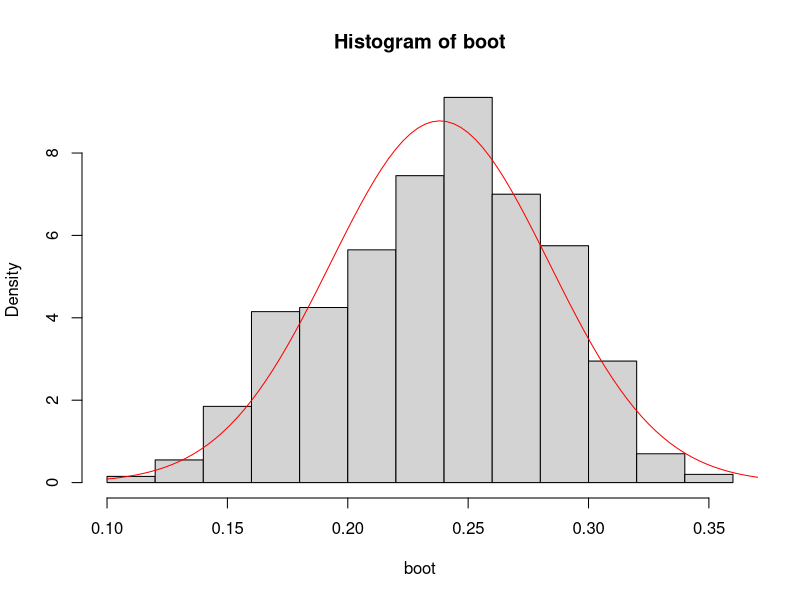
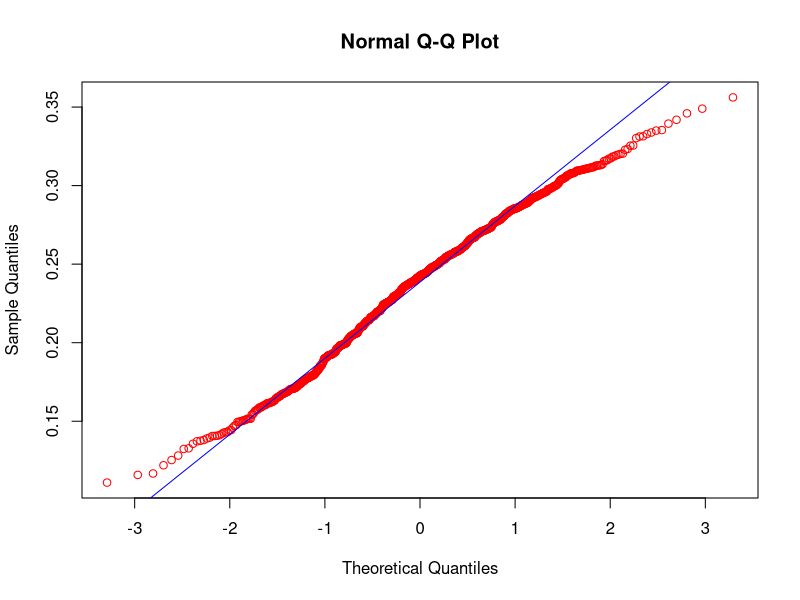
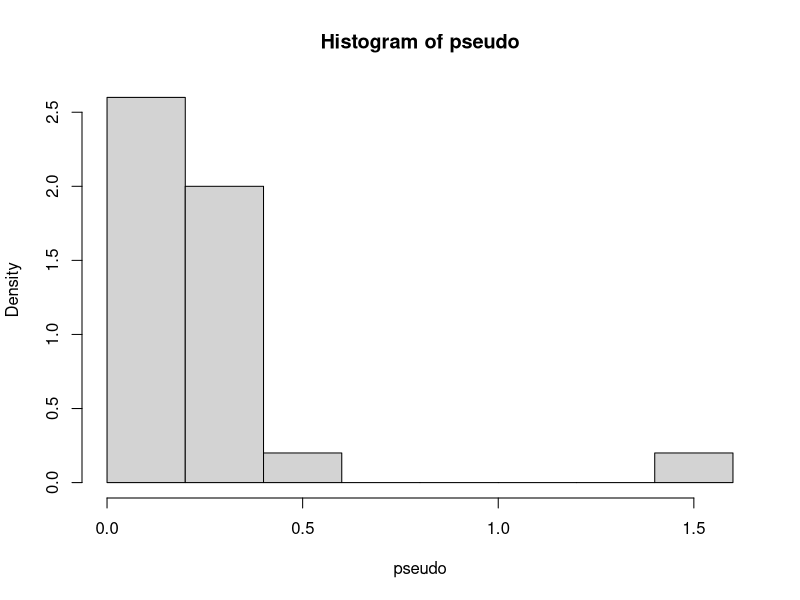

Here is the R script that generated these plots, in order:
library(ggplot2)
library(dplyr)

#TÉCNICAS DE MUESTREO Y REMUESTREO: BOOTSTRAP Y JACKNIFE

#Muestreo simple (Muestra aleatoria con reemplazo) 
#replace=TRUE: con reemplazo 
nrow(iris)
selec<-sample(1:nrow(iris),15,replace=TRUE)
muestra<-iris[selec,]
selec

muestra

alumnos<-c("GERARDO", "CALEB", "ALVARO", "MARIO", "ELISA",
           "ANDREA", "ALBERTO", "RODRIGO", "CARLOS", "DAVID",
           "ANTONIO", "JORGE", "LAURA", "GABRIELA", "VICTOR",
           "GUILLERMO", "RICARDO", "LORENA", "LILIANA")
length(alumnos)
sample(alumnos,4,replace=TRUE)

#set.seed para que nos de el mismo muestreo siempre 
#set.seed(31416)
sample(alumnos,4,replace=TRUE)

#Muestreo ponderado 
#prob: Vector de probabilidades/pesos para el muestreo ponderado
p<-c(1,2,1,2,1,2,1,1,3,1,2,1,1,3,2,1,1,5,2)
total<-sum(p)
sample(alumnos,4,replace=TRUE,prob=p/total)

#REMUESTREO: 
  
#BOOTSTRAPING
#Obtener una muestra aleatoria simple con reemplazo de tamaño n 
#Calcular el estadístico apropiado de interés para cada muestra 
#Repetir los pasos anteriores B veces de manera independiente, B es un número grande 
#Utilizar estos B resultados para calcular el estadístico y su distribución

#JACKNIFE
#Remuestreo omitiendo alguna observación 
#Se obtiene el estimador que se quiere evaluar de la muestra 
#Definir un vector tamaño n para almacenar los valores 
#Se realiza el remuestreo del conjunto de datos original eliminando una observación del conjunto 
#Repite el paso anterior para cada observación 
#Se calcula el estimador jacknife



#Ejemplo Bootstrap

#Datos 
x <-c(8.26, 6.33, 10.4, 5.27, 5.35, 5.61, 6.12, 6.19, 5.2,
      7.01, 8.74, 7.78, 7.02, 6, 6.5, 5.8, 5.12, 7.41, 6.52, 6.21,
      12.28, 5.6, 5.38, 6.6, 8.74)

#Función que calcula el coeficiente de variación 
CV<-function(x){
  sqrt(var(x))/mean(x)
}
#Estimación puntual obtenido de la muestra 
CV(x)

#Muestras bootstrap
CV(sample(x,replace=TRUE))

#Generar muchas muestras y calcular el estimador  
boot<-numeric(1000) #vector de 1000 entradas 
for (i in 1:1000){
  boot[i]<-CV(sample(x,replace=TRUE))
}

head(boot)  
mean(boot)
var(boot)
max(boot)
min(boot)

#histograma para ver si es normal 
hist(boot, freq = FALSE)
curve(dnorm(x, mean = mean(boot), sd = sqrt(var(boot))), from = 0.10, to = 0.40, col = "red", add = TRUE)

#qqplot: Comparación de una distribución normal con la de tus datos 
qqnorm(boot,col="red")
qqline(boot,col="blue")


#Intervalo de confianza 95%
quantile(boot,c(.025,.975))
linf<-CV(x)-abs(qnorm(.025))*sqrt(var(boot))
lsup<-CV(x)+abs(qnorm(.025))*sqrt(var(boot))
(ic<-c(linf,lsup))

#Corregir el sesgo 
(bias<-mean(boot)-CV(x))
CV(x)-bias
linf<-CV(x)-bias-abs(qnorm(.025))*sqrt(var(boot))
lsup<-CV(x)-bias+abs(qnorm(.025))*sqrt(var(boot))
(ic<-c(linf,lsup))


#Ejemplo Jacknife
jack <- numeric(length(x) - 1)
pseudo <- numeric(length(x))

for (i in 1:length(x)) {
  for (j in 1:length(x)) {
    if (j < i) {
      jack[j] <- x[j]
    } else if (j > i) {
      jack[j - 1] <- x[j]
    }
  }
  pseudo[i] <- length(x) * CV(x) - (length(x) - 1) * CV(jack)
}
  
pseudo  

mean(pseudo)
var(pseudo)
(varjack<-var(pseudo/length(x)))

hist(pseudo,freq=FALSE)

#CVgorro<-mean(pseudo)
#linf<-CV(x)-qt(.975,sqrt(var(boot))
#lsup<-CV(x)+qt(.975,sqrt(var(boot))
               
set.seed(123)
library(boot)
               
               
               
               
